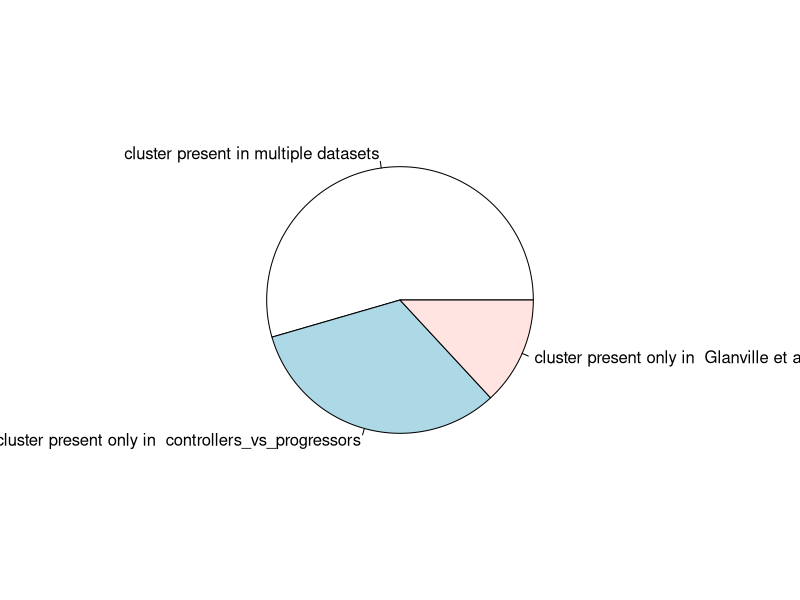

R code for this plot:

rm(list=ls())
graphics.off()

study_cluster_overlap <- read.csv("extended data figure 2 raw data.csv")
par(mar=c(6,6,6,6))
pie(table(study_cluster_overlap$var1))
